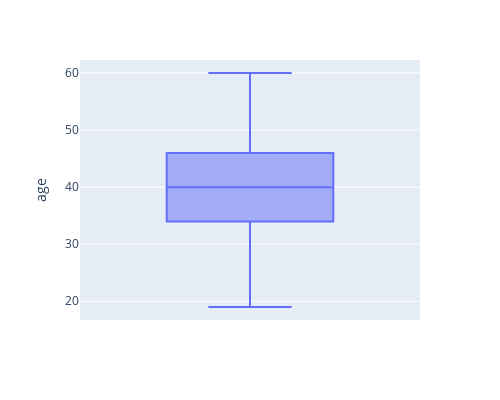

Write notebook code for a chart like this one.
### Markdown cell above
Tendo em vista a relação que as variáveis 'age' e 'female' apresentaram com a variável 'mvliking', é interessante aplicar um filtro nos clusters, a fim de perceber como tais variáveis afetam o quanto o cliente gostou do conceito da microvan.

### Code cell
# Observando boxplot da variável age para identificar sua mediana e seus outros quartis
fig4 = px.box(data_frame=df_pca_final, y='age')
fig4.update_layout(
    width=500,   # Largura do gráfico
    height=400   # Altura do gráfico
)
fig4.show()

### Figure 1 — Plotly figure (JSON) as saved in the notebook; plotly's stock layout.template omitted (floating-point values rounded to 4 significant figures; data arrays with more than 128 entries replaced by an {"elided": "..."} marker saying what was removed)
{"data": [{"alignmentgroup": "True", "hovertemplate": "age=%{y}<extra></extra>", "legendgroup": "", "marker": {"color": "#636efa"}, "name": "", "notched": false, "offsetgroup": "", "orientation": "v", "showlegend": false, "type": "box", "x0": " ", "xaxis": "x", "y": {"elided": "400 int values"}, "y0": " ", "yaxis": "y"}], "layout": {"boxmode": "group", "height": 400, "legend": {"tracegroupgap": 0}, "margin": {"t": 60}, "width": 500, "xaxis": {"anchor": "y", "autorange": true, "domain": [0, 1], "range": [-0.5, 0.5], "type": "category"}, "yaxis": {"anchor": "x", "autorange": true, "domain": [0, 1], "range": [16.72, 62.28], "title": {"text": "age"}, "type": "linear"}}}
